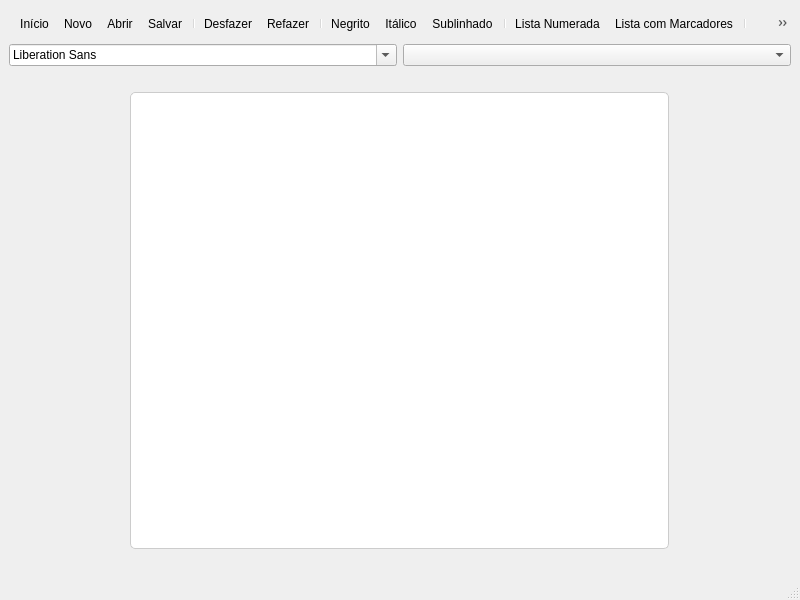
<?xml version="1.0" encoding="UTF-8" ?>
<ui version="4.0">
 <class>EditorWindow</class>
 <widget class="QMainWindow" name="EditorWindow">
  <property name="geometry">
   <rect>
    <x>0</x>
    <y>0</y>
    <width>800</width>
    <height>600</height>
   </rect>
  </property>
  <property name="windowTitle">
   <string>Editor A5</string>
  </property>
  <widget class="QWidget" name="centralwidget">
   <layout class="QVBoxLayout" name="verticalLayout">
    <item>
     <widget class="QToolBar" name="toolBar">
      <property name="orientation">
       <enum>Qt::Horizontal</enum>
      </property>
      <property name="iconSize">
       <size>
        <width>16</width>
        <height>16</height>
       </size>
      </property>
      <addaction name="actionInicio" />
      <addaction name="actionNovo" />
      <addaction name="actionAbrir" />
      <addaction name="actionSalvar" />
      <addaction name="separator" />
      <addaction name="actionDesfazer" />
      <addaction name="actionRefazer" />
      <addaction name="separator" />
      <addaction name="actionNegrito" />
      <addaction name="actionItalico" />
      <addaction name="actionSublinhado" />
      <addaction name="separator" />
      <addaction name="actionListaNumerada" />
      <addaction name="actionListaMarcadores" />
      <addaction name="separator" />
      <addaction name="actionAlinharEsquerda" />
      <addaction name="actionCentralizar" />
      <addaction name="actionAlinharDireita" />
      <addaction name="actionJustificar" />
      <addaction name="separator" />
      <addaction name="actionTitulo" />
      <addaction name="actionSubtitulo" />
      <addaction name="actionTexto" />
      <addaction name="separator" />
      <addaction name="actionImagem" />
     </widget>
    </item>
    <item>
     <layout class="QHBoxLayout" name="horizontalLayout">
      <item>
       <widget class="QFontComboBox" name="comboFonte">
        <property name="sizePolicy">
         <sizepolicy hsizetype="Preferred" vsizetype="Fixed">
          <horstretch>0</horstretch>
          <verstretch>0</verstretch>
         </sizepolicy>
        </property>
       </widget>
      </item>
      <item>
       <widget class="QComboBox" name="comboTamanho">
        <property name="maximumWidth">
         <number>70</number>
        </property>
       </widget>
      </item>
     </layout>
    </item>
    <item>
     <widget class="QWidget" name="editorContainer" native="true">
      <property name="sizePolicy">
       <sizepolicy hsizetype="Preferred" vsizetype="Expanding">
        <horstretch>0</horstretch>
        <verstretch>0</verstretch>
       </sizepolicy>
      </property>
      <layout class="QHBoxLayout" name="horizontalLayout_2">
       <property name="leftMargin">
        <number>10</number>
       </property>
       <property name="topMargin">
        <number>10</number>
       </property>
       <property name="rightMargin">
        <number>10</number>
       </property>
       <property name="bottomMargin">
        <number>10</number>
       </property>
       <item>
        <widget class="QTextEdit" name="textEdit">
         <property name="minimumSize">
          <size>
           <width>559</width>
           <height>0</height>
          </size>
         </property>
         <property name="maximumSize">
          <size>
           <width>559</width>
           <height>16777215</height>
          </size>
         </property>
         <property name="styleSheet">
          <string>QTextEdit {
            padding: 20px;
            margin: 10px;
            background-color: white;
            border: 1px solid #cccccc;
            border-radius: 5px;
            color: #333333;
        }
        </string>
         </property>
        </widget>
       </item>
      </layout>
     </widget>
    </item>
   </layout>
  </widget>
  <widget class="QStatusBar" name="statusbar" />
  <action name="actionNovo">
   <property name="icon">
    <iconset theme="document-new" />
   </property>
   <property name="text">
    <string>Novo</string>
   </property>
   <property name="shortcut">
    <string>Ctrl+N</string>
   </property>
  </action>
  <action name="actionAbrir">
   <property name="icon">
    <iconset theme="document-open" />
   </property>
   <property name="text">
    <string>Abrir</string>
   </property>
   <property name="shortcut">
    <string>Ctrl+O</string>
   </property>
  </action>
  <action name="actionSalvar">
   <property name="icon">
    <iconset theme="document-save" />
   </property>
   <property name="text">
    <string>Salvar</string>
   </property>
   <property name="shortcut">
    <string>Ctrl+S</string>
   </property>
  </action>
  <action name="actionDesfazer">
   <property name="icon">
    <iconset theme="edit-undo" />
   </property>
   <property name="text">
    <string>Desfazer</string>
   </property>
   <property name="shortcut">
    <string>Ctrl+Z</string>
   </property>
  </action>
  <action name="actionRefazer">
   <property name="icon">
    <iconset theme="edit-redo" />
   </property>
   <property name="text">
    <string>Refazer</string>
   </property>
   <property name="shortcut">
    <string>Ctrl+Shift+Z</string>
   </property>
  </action>
  <action name="actionNegrito">
   <property name="checkable">
    <bool>true</bool>
   </property>
   <property name="icon">
    <iconset theme="format-text-bold" />
   </property>
   <property name="text">
    <string>Negrito</string>
   </property>
   <property name="shortcut">
    <string>Ctrl+B</string>
   </property>
  </action>
  <action name="actionItalico">
   <property name="checkable">
    <bool>true</bool>
   </property>
   <property name="icon">
    <iconset theme="format-text-italic" />
   </property>
   <property name="text">
    <string>Itálico</string>
   </property>
   <property name="shortcut">
    <string>Ctrl+I</string>
   </property>
  </action>
  <action name="actionSublinhado">
   <property name="checkable">
    <bool>true</bool>
   </property>
   <property name="icon">
    <iconset theme="format-text-underline" />
   </property>
   <property name="text">
    <string>Sublinhado</string>
   </property>
   <property name="shortcut">
    <string>Ctrl+U</string>
   </property>
  </action>
  <action name="actionListaNumerada">
   <property name="icon">
    <iconset theme="format-list-ordered" />
   </property>
   <property name="text">
    <string>Lista Numerada</string>
   </property>
  </action>
  <action name="actionListaMarcadores">
   <property name="icon">
    <iconset theme="format-list-unordered" />
   </property>
   <property name="text">
    <string>Lista com Marcadores</string>
   </property>
  </action>
  <action name="actionAlinharEsquerda">
   <property name="checkable">
    <bool>true</bool>
   </property>
   <property name="icon">
    <iconset theme="format-justify-left" />
   </property>
   <property name="text">
    <string>Alinhar à Esquerda</string>
   </property>
  </action>
  <action name="actionCentralizar">
   <property name="checkable">
    <bool>true</bool>
   </property>
   <property name="icon">
    <iconset theme="format-justify-center" />
   </property>
   <property name="text">
    <string>Centralizar</string>
   </property>
  </action>
  <action name="actionAlinharDireita">
   <property name="checkable">
    <bool>true</bool>
   </property>
   <property name="icon">
    <iconset theme="format-justify-right" />
   </property>
   <property name="text">
    <string>Alinhar à Direita</string>
   </property>
  </action>
  <action name="actionJustificar">
   <property name="checkable">
    <bool>true</bool>
   </property>
   <property name="icon">
    <iconset theme="format-justify-fill" />
   </property>
   <property name="text">
    <string>Justificar</string>
   </property>
  </action>
  <action name="actionInicio">
   <property name="icon">
    <iconset theme="go-home" />
   </property>
   <property name="text">
    <string>Início</string>
   </property>
  </action>
  <action name="actionTitulo">
   <property name="icon">
    <iconset theme="format-header-1" />
   </property>
   <property name="text">
    <string>Título</string>
   </property>
  </action>
  <action name="actionSubtitulo">
   <property name="icon">
    <iconset theme="format-header-2" />
   </property>
   <property name="text">
    <string>Subtítulo</string>
   </property>
  </action>
  <action name="actionTexto">
   <property name="icon">
    <iconset theme="format-text-plain" />
   </property>
   <property name="text">
    <string>Texto</string>
   </property>
  </action>
  <action name="actionImagem">
   <property name="icon">
    <iconset theme="format-image" />
   </property>
   <property name="text">
    <string>Imagem</string>
   </property>
  </action>
 </widget>
 <resources />
 <connections />
</ui>
